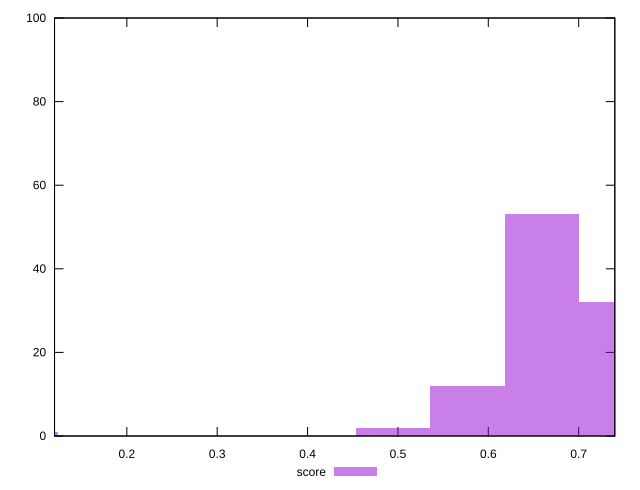

Reproduce this figure in gnuplot.
reset

$score <<EOF
0.0824298054990725 1
0.65943844399258 53
0.5770086384935075 12
0.494578832994435 2
0.7418682494916525 32
EOF

set key outside below
set boxwidth 0.0824298054990725
set xrange [0.12:0.74]
set yrange [0:100]
set trange [0:100]
set style fill transparent solid 0.5 noborder
set terminal svg size 640, 490 enhanced background rgb 'white'
set output "report_00009_2021-02-08T22-37-41.559Z/speed-index/samples/pages+cached/score/histogram.svg"

plot $score title "score" with boxes

reset
